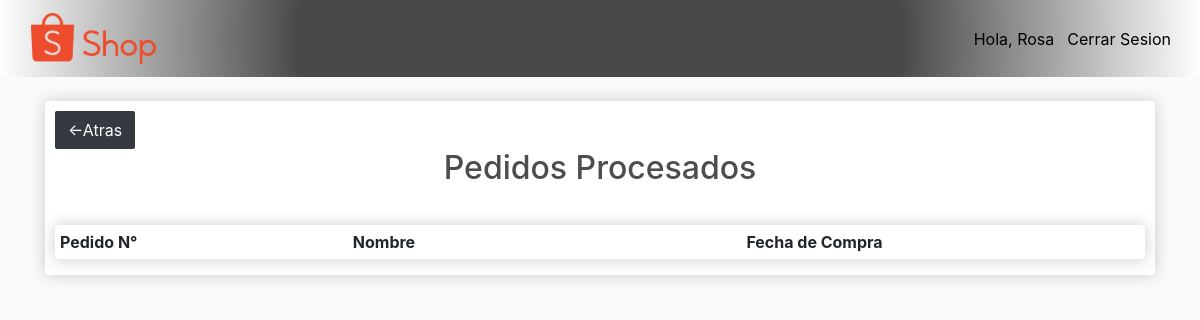
Before: /ware/processed_orders/ (signed in) with the older database file.
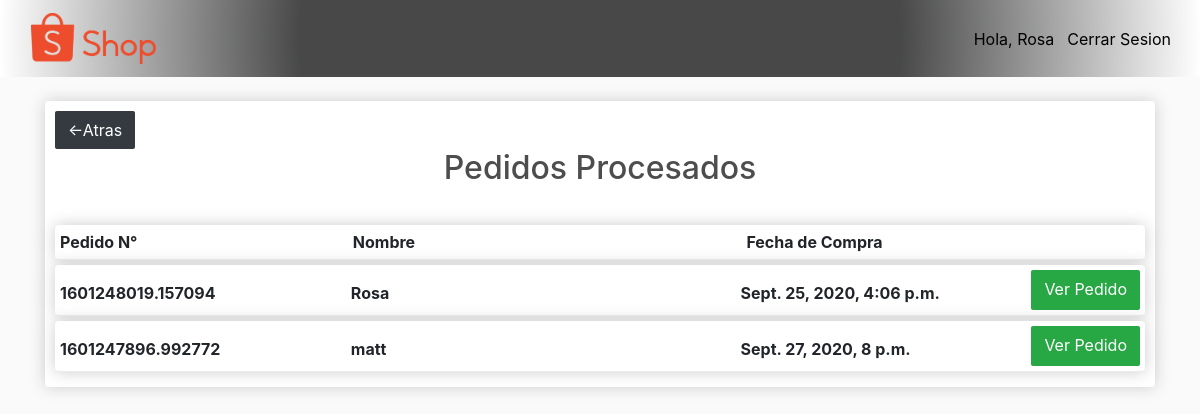
After: the same page with the newer database file.
### store/models.py (models this page shows, shortened)
class Order(models.Model):
    customer = models.ForeignKey(Customer, on_delete=models.SET_NULL, null=True, blank=True)
    date = models.DateTimeField(auto_now_add=True)
    complete = models.BooleanField(default=False)
    transaction_id = models.CharField(max_length=100, null=True)
    processed = models.BooleanField(default=False)

class Customer(models.Model):
    user = models.OneToOneField(User, on_delete=models.CASCADE, null=True, blank=True)
    name = models.CharField(max_length=200, null=True)
    first_name = models.CharField(max_length=200, null=True)
    last_name = models.CharField(max_length=200, null=True)
    email = models.EmailField(max_length=254, null=True)
    profile_picture = models.ImageField(blank=False, default="person-circle.png", null=False)
    date_created = models.DateTimeField(auto_now_add=True, null=True)
    def __str__(self):
        return self.name

### ware/decorators.py (the view)
        def wrapper_func(request, *args, **kwargs):
            group = None
            if request.user.groups.exists():
                group = request.user.groups.all()[0].name
            if group in allowed_roles:
                return view_func(request, *args, **kwargs)
            else:
                return HttpResponse('No Tiene los Privilegios para Acceder a esta Pagina!\nQUE LASTIMA!')

### ware/views.py (called while the page is built)
@login_required(login_url='login')
@allowed_users(allowed_roles=['admin', 'employees', 'customers'])
def processed_orders(request):
    group = None
    if request.user.groups.exists():
        group = request.user.groups.all()[0].name
        print(group)
    order = Order.objects.all()
    context = {'orders': order, 'group': group}
    return render(request, 'ware/processed_orders.html', context)

### ware/templates/ware/processed_orders.html (shortened to what this page needs)
{% extends 'ware/main_ware.html' %}
{% load static %}
{% block content %}
<div class="row-orders">
    {% if group == 'customers'%}
    <a class="btn btn-dark" href="{% url 'set_profile' %}">&#8592;Atras</a>
    {% endif %}
    <div class="title"><h2>Pedidos Procesados</h2></div>
    <br>
    <div class="orders-id-list">
        <div class="col-left-title"><strong>Pedido N°</strong></div>
        <div class="col-center-title"><strong>Nombre</strong></div>
        <div class="col-right-title"><strong>Fecha de Compra</strong></div>
    </div>
    {% if orders %}
    {% for order in orders %}
    {% if order.processed == True and order.complete == True %}
    <div class="orders-id-list">
        <div class="col-left-d">
            <div class="center"><strong><p>{{order.transaction_id}}</p></strong></div>
        </div>
        <div class="col-center-d">
            <div class="center"><strong><p>{{order.customer}}</p></strong></div>
        </div>
        <div class="col-right-d">
            <div class="center"><strong><p>{{order.date}}</p></strong></div>
        </div>
        <a class="btn btn-success" href="{% url 'details' order.transaction_id %}" style="float:right">Ver Pedido</a>
    </div>
    {% endif %}
    {% endfor %}
    {% endif %}
</div>
{% endblock content %}

Changed rows visible on the page:
now on this page (row edited): Order: transaction_id "1601248019.157094", customer "Rosa", date "Sept. 25, 2020, 4:06 p.m."
added Order: transaction_id "1601247896.992772", customer "matt", date "Sept. 27, 2020, 8 p.m."
